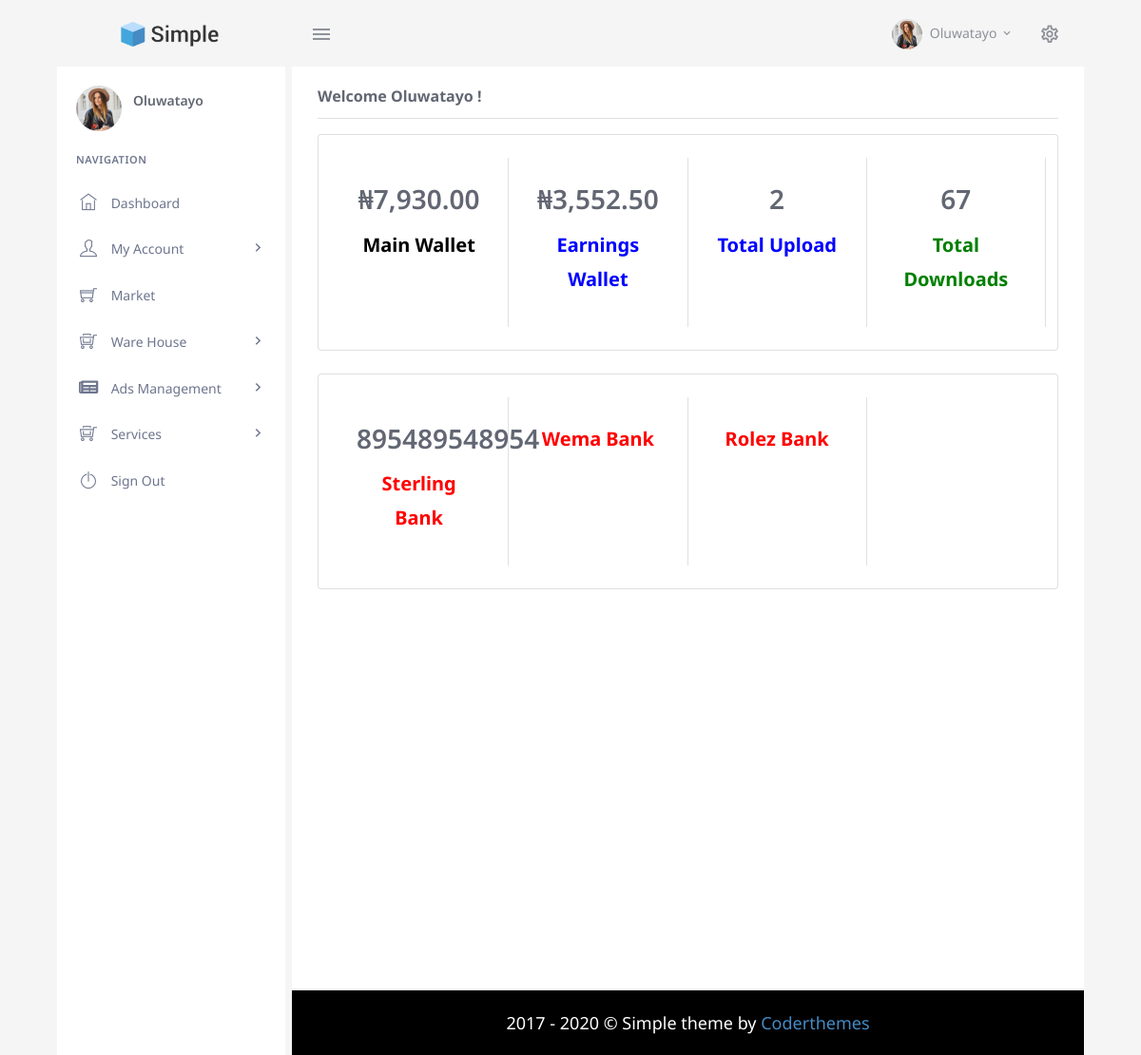
The app's page /account/dashboard.php (signed in) with its own data.
### tables this page shows
CREATE TABLE `user` (
  `id` int(255) NOT NULL,
  `name` varchar(255) NOT NULL,
  `email` varchar(255) NOT NULL,
  `mobile` varchar(255) NOT NULL,
  `password` varchar(255) NOT NULL,
  `main_bal` decimal(20,2) DEFAULT 0.00,
  `earn_bal` decimal(20,2) NOT NULL DEFAULT 0.00,
  `providusID` varchar(255) NOT NULL,
  `providus_reference` varchar(255) NOT NULL,
  `accesskey` varchar(255) NOT NULL DEFAULT '0000',
  `bankInfo` longtext NOT NULL,
  `isverified` varchar(255) NOT NULL DEFAULT '0'
);

### config.php (called while the page is built, shortened)
<?php
class Config
{
	public $host = "localhost";
    public $db_name = "projecthub";
    public $username = "root";
    public $password = "";
	public function __construct()
    {
        try
        {
            $this->con = new PDO("mysql:host=" . $this->host . ";dbname=" . $this->db_name, $this->username, $this->password);
        }
        catch(PDOException $exception)
        {
            $this->con = null;
            echo "Connection error: " . $exception->getMessage();
			die();
        }
    }
}
?>

### account/dashboard.php (the view, shortened to what this page needs)
<?php
require "../action.php"; $action = new Action();
$uid = $_SESSION["uid"];
if(empty($uid)) {
	$action->redirect_to("../login");
	die();
} else {
	$userInfo = $action->userInfo($uid);
} ?>
<!DOCTYPE html>
<html lang="en">
<head>
        <link href="../assets/css/bootstrap.min.css" rel="stylesheet" type="text/css" id="bootstrap-stylesheet" />
        <link href="../assets/css/icons.min.css" rel="stylesheet" type="text/css" />
        <link href="../assets/css/app.min.css" rel="stylesheet" type="text/css" id="app-stylesheet" />
    </head>
    <body>
        <div id="wrapper">
            <div class="navbar-custom">
                <ul class="list-unstyled topnav-menu float-right mb-0">
                    <li class="dropdown notification-list">
                        <a class="nav-link dropdown-toggle nav-user mr-0" data-toggle="dropdown" href="#" role="button" aria-haspopup="false" aria-expanded="false">
                            <img src="../assets/images/avatar-1.jpg" alt="user-image" class="rounded-circle">
                            <span class="pro-user-name ml-1">
                                    <?php echo $userInfo["name"];?>  <i class="mdi mdi-chevron-down"></i>
                            </span>
                        </a>
                    </li>
                    <li class="dropdown notification-list">
                        <a href="javascript:void(0);" class="nav-link right-bar-toggle">
                            <i class="mdi mdi-settings-outline noti-icon"></i>
                        </a>
                    </li>
                </ul>
                <div class="logo-box">
                    <a href="index.html" class="logo text-center logo-dark">
                        <span class="logo-lg">
                            <img src="../assets/images/logo-dark.png" alt="" height="26">
                        </span>
                    </a>
                </div>
                <ul class="list-unstyled topnav-menu topnav-menu-left m-0">
                    <li>
                        <button class="button-menu-mobile">
                            <i class="mdi mdi-menu"></i>
                        </button>
                    </li>
				</ul>
            </div>
<div class="left-side-menu">
                <div class="user-box">
					<div class="float-left">
						<img src="../assets/images/avatar-1.jpg" alt="" class="avatar-md rounded-circle">
					</div>
					<div class="user-info">
						<a href="#"><?php echo ucfirst($userInfo["name"]);?> </a>
					</div>
				</div>
            <?php echo $action->sideMenu($uid);?>
    </div>
            <div class="content-page">
                <div class="content">
                    <div class="container-fluid">
                        <div class="row">
                            <div class="col-12">
                                <div>
                                    <h4 class="header-title mb-3">Welcome <?php echo $userInfo["name"];?>!</h4>
                                </div>
                            </div>
                        </div>
                        <div class="row">
                            <div class="col-12">
                                <div>
                                    <div class="card-box widget-inline">
                                        <div class="row">
                                            <div class="col-xl-3 col-sm-6 widget-inline-box">
                                                <div class="text-center p-3">
                                                    <h2 class="mt-2"><b>&#8358;<?php echo number_format($userInfo["main_bal"], 2); ?></b></h2>
                                                    <p style="font-size: 20px; color: #000; font-weight: bold">Main Wallet </p>
                                                </div>
                                            </div>
                                            <div class="col-xl-3 col-sm-6 widget-inline-box">
                                                <div class="text-center p-3">
                                                    <h2 class="mt-2"><b>&#8358;<?php echo number_format($userInfo["earn_bal"], 2);?></b></h2>
                                                    <p style="font-size: 20px; color: blue; font-weight: bold">Earnings Wallet</p>
                                                </div>
                                            </div>
                                            <div class="col-xl-3 col-sm-6 widget-inline-box">
                                                <div class="text-center p-3">
                                                    <h2 class="mt-2"><b><?php echo number_format($action->countMarket($uid, "totalUpload"));?></b></h2>
                                                    <p style="font-size: 20px; color: blue; font-weight: bold">Total Upload</p>
                                                </div>
                                            </div>
                                            <div class="col-xl-3 col-sm-6 widget-inline-box">
                                                <div class="text-center p-3">
                                                    <h2 class="mt-2"> <b><?php echo number_format($action->countMarket($uid, "totalDwlnd"));?></b></h2>
                                                    <p style="font-size: 20px; color: green; font-weight: bold">Total Downloads</p>
                                                </div>
                                            </div>
                                        </div>
                                    </div>
                                </div>
                            </div>
                        </div>
                        <div class="row">
                            <div class="col-12">
                                <div>
                                    <div class="card-box widget-inline">
                                        <div class="row">
                                            <div class="col-xl-3 col-sm-6 widget-inline-box">
                                                <div class="text-center p-3">
                                                    <h2 class="mt-2"> <b><?php echo $userInfo["providusID"];?></b></h2>
                                                    <p style="font-size: 20px; color: red; font-weight: bold">Sterling Bank</p>
                                                </div>
                                            </div>
                                            <div class="col-xl-3 col-sm-6 widget-inline-box">
                                                <div class="text-center p-3">
                                                    <p style="font-size: 20px; color: red; font-weight: bold">Wema Bank</p>
                                                </div>
                                            </div>
                                            <div class="col-xl-3 col-sm-6 widget-inline-box">
                                                <div class="text-center p-3">
                                                    <p style="font-size: 20px; color: red; font-weight: bold">Rolez Bank</p>
                                                </div>
                                            </div>
                                        </div>
                                    </div>
                                </div>
                            </div>
                        </div>
                    </div>
					<?php require "foot.php"; ?>
                </div>
            </div>
        </div>
    </body>
</html>

### records on screen
user: name "Oluwatayo", main_bal "7,930.00", earn_bal "3,552.50", providusID "895489548954"

### other values on screen
$action->countMarket($uid, "totalUpload") "2"
$action->countMarket($uid, "totalDwlnd") "67"
